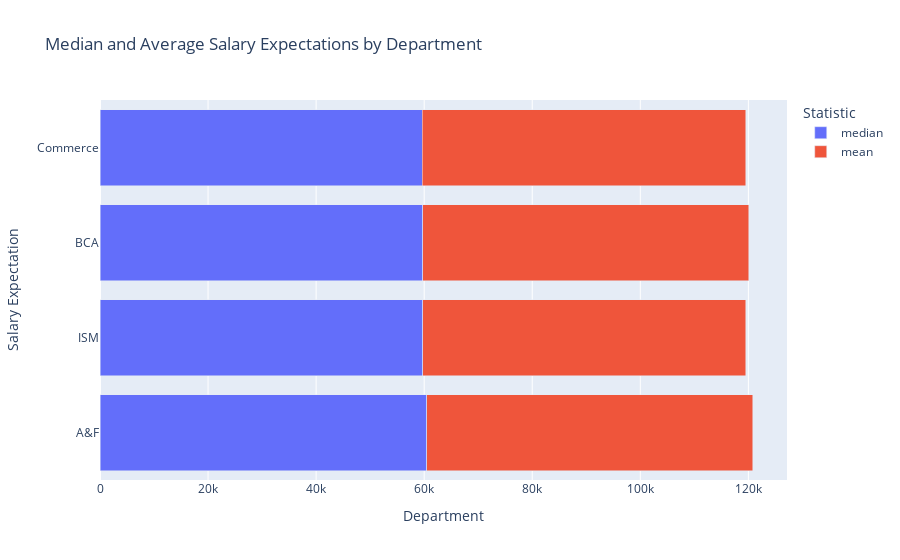

Notebook code cell kept with this figure:
### Markdown cell above
> **Note**: The mean and median are so close as to be indistinguashable from one another when using a histogram.  A better visual will be a box plot.

### Code cell
# Histogram Median and Average expected sallary
salary_stats = df.groupby('department')['salary_expected'].agg(['median', 'mean']).reset_index()

# Creating a bar plot with both median and average salary expectations by department.
fig_salary = px.bar(salary_stats, y='department', x=['median', 'mean'], 
                    labels={'value':'Salary', 'variable':'Statistic'},
                    title='Median and Average Salary Expectations by Department')

# Update layout and axes labels
fig_salary.update_layout(barmode='stack', xaxis_title='Department', yaxis_title='Salary Expectation',
                         legend_title='Statistic')
fig_salary.show()

### Figure 1 — Plotly figure (JSON) as saved in the notebook; plotly's stock layout.template omitted (floating-point values rounded to 4 significant figures)
{"data": [{"alignmentgroup": "True", "hovertemplate": "Statistic=median<br>Salary=%{x}<br>department=%{y}<extra></extra>", "legendgroup": "median", "marker": {"color": "#636efa", "pattern": {"shape": ""}}, "name": "median", "offsetgroup": "median", "orientation": "h", "showlegend": true, "textposition": "auto", "type": "bar", "x": [60500, 59700, 59750, 59650], "xaxis": "x", "y": ["A&F", "ISM", "BCA", "Commerce"], "yaxis": "y"}, {"alignmentgroup": "True", "hovertemplate": "Statistic=mean<br>Salary=%{x}<br>department=%{y}<extra></extra>", "legendgroup": "mean", "marker": {"color": "#EF553B", "pattern": {"shape": ""}}, "name": "mean", "offsetgroup": "mean", "orientation": "h", "showlegend": true, "textposition": "auto", "type": "bar", "x": [60290.0, 59840.0, 60280.0, 59860.0], "xaxis": "x", "y": ["A&F", "ISM", "BCA", "Commerce"], "yaxis": "y"}], "layout": {"barmode": "stack", "legend": {"title": {"text": "Statistic"}, "tracegroupgap": 0}, "title": {"text": "Median and Average Salary Expectations by Department"}, "xaxis": {"anchor": "y", "domain": [0, 1], "title": {"text": "Department"}}, "yaxis": {"anchor": "x", "domain": [0, 1], "title": {"text": "Salary Expectation"}}}}
